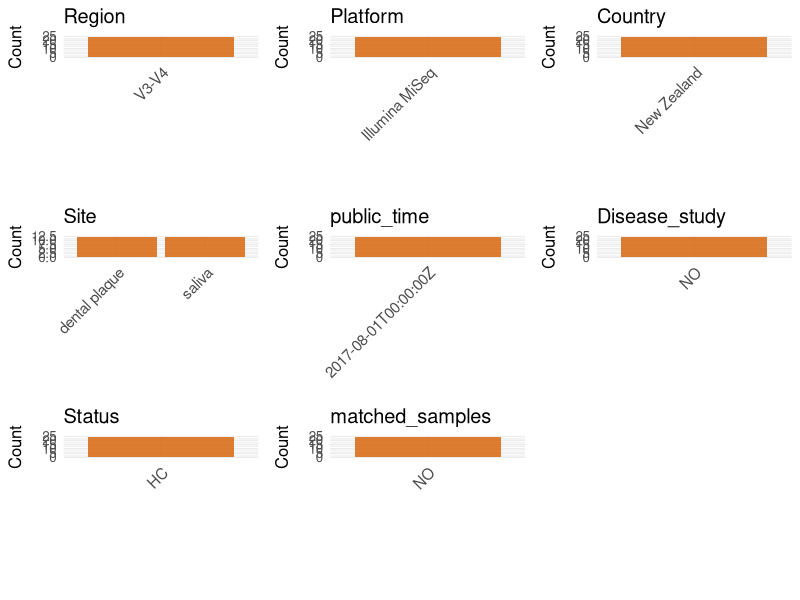

Reproduce this figure in R. (Note: this script raises an error after producing the figure.)
## ---- chunk 1
# Load necessary libraries
library(dplyr)
library(ggplot2)
library(cowplot)
library(readxl)

# Set working directory (update this path to your local directory)
setwd("/home/cjj/projects/collect_oral_data/global-oral-microbiome/data/tmp/PRJNA328521")

# table1 <- read_excel("CRA006039.xlsx")
# write.csv(table1, "CRA006039.csv", row.names = FALSE)

initial_meta<-read.csv("SraRunTable.csv",header = T)
colnames(initial_meta)
# 
# # initial_meta <- initial_meta[grepl("16s", initial_meta$sample_name, ignore.case = TRUE), ]
# initial_meta$BioProject = initial_meta$Project.accession
# initial_meta$Run = initial_meta$Accession
head(initial_meta , n=8)



# table1 <- read_excel("Table 1.XLSX",)
# table2 <- read_excel("Table 1.XLSX",)
# head(table1 , n=3)
# head(table2 , n=3)
# ESM <- ESM[,c(1,3,4)]
# colnames(ESM) <- c("subject_id","Age","Sex")
# initial_meta_cbind <- left_join(initial_meta,ESM,by="subject_id")
# table(initial_meta_cbind$Age,initial_meta_cbind$Sex)
# Display the first few rows of the metadata
# head(initial_meta_cbind)
## ---- chunk 2
# Create a uniform metadata dataframe
metadata <- data.frame(
  BioProject = initial_meta$BioProject,
  Run = initial_meta$Run,
  stringsAsFactors = FALSE
)
## ---- chunk 3
# Create a uniform metadata dataframe
metadata <- data.frame(
  BioProject = initial_meta$BioProject,
  Run = initial_meta$Run,
  sample_name = initial_meta$Sample.Name,
  Age = NA_character_,
  BMI = NA_character_,
  Sex= NA_character_,
  Region = "V3-V4",
  Platform = initial_meta$Instrument,
  Country = initial_meta$geo_loc_name_country,
  Site = initial_meta$host_tissue_sampled,
  public_time = initial_meta$ReleaseDate,
  Disease_study = 'NO',
  Status = 'HC',
  stringsAsFactors = FALSE
)
## ---- chunk 4
# Add information obtained from the publication
metadata_clean <- metadata
metadata_clean$PCR_primers <- "341F-806R"
metadata_clean$title <- "Evaluating the Impact of DNA Extraction Method on the Representation of Human Oral Bacterial and Fungal Communities"

metadata_clean$sample_name <- metadata$sample_name

# metadata_clean$Status <-  metadata$Status
metadata_clean$Status <- metadata$Status

metadata_clean$matched_samples <- "NO"
# metadata_clean$Sex <- ifelse(metadata_clean$Sex == "female", "F",
#                       ifelse(metadata_clean$Sex == "male", "M",metadata_clean$Sex))


# metadata_clean$Site <- ifelse(grepl("sal", metadata$Status), "saliva", "mucosa")


# Use cleaned dataset for subsequent analysis
metadata <- metadata_clean
## ---- chunk 5
# Check the number of unique runs and sample names
print(paste("Number of unique runs:", length(unique(metadata$Run))))
print(paste("Number of unique sample names:", length(unique(metadata$sample_name))))
## ---- chunk 6
# 加载必要的包
library(dplyr)
library(ggplot2)
library(cowplot)

# 1. 准备数据
plot_data <- metadata %>%
  select(
    -any_of(c("BioProject", "Run", "sample_name", "title","PCR_primers"))
  ) %>%
  select(where(~!all(is.na(.))))

# 2. 循环绘图
plots <- list()
for (col_name in names(plot_data)) {
  if (is.numeric(plot_data[[col_name]])) {
    p <- ggplot(plot_data, aes(x = .data[[col_name]])) +
      geom_histogram(bins = 20, fill = "#0072B2", alpha = 0.7, na.rm = TRUE) +
      labs(title = col_name, x = NULL) +
      theme_minimal(base_size = 16)
  } else {
    p <- plot_data %>%
      count(.data[[col_name]], sort = TRUE, name = "Count") %>%
      ggplot(aes(x = reorder(.data[[col_name]], -Count), y = Count)) +
      geom_col(fill = "#D55E00", alpha = 0.8) +
      labs(title = col_name, x = NULL, y = "Count") +
      theme_minimal(base_size = 12) +
      theme(axis.text.x = element_text(angle = 45, hjust = 1, size = 11))
  }
  plots[[col_name]] <- p
}

# 3. 【已修复】自动组合并动态调整尺寸后保存
if (length(plots) > 0) {
  
  # --- 这是你需要添加的关键部分 ---
  n_plots <- length(plots)
  n_cols <- 3 
  n_rows <- ceiling(n_plots / n_cols) 
  # 根据行数动态设置输出图片的高度 (例如，每行给4英寸)
  dynamic_height <- n_rows * 4 
  
  p_final <- plot_grid(plotlist = plots, ncol = n_cols, align = "hv")
  
  # 使用动态计算出的高度来保存图像
  ggsave("Metadata_Summary.png", plot = p_final, width = 12, height = dynamic_height, dpi = 150, bg = "white")
  
  print(paste("图像已生成, 动态高度为:", dynamic_height))
  
} else {
  print("没有可以绘制的列。")
}
## ---- chunk 7
knitr::include_graphics("Metadata_Summary.png")
## ---- chunk 8
# Reorder columns to match the desired format
metadata <- metadata[, c(
  "BioProject", "Run", "sample_name", "Age", "BMI", "Sex", 
  "Region", "Platform", "Country", "Site", "public_time", 
  "PCR_primers", "title", "Disease_study", "Status","matched_samples"
)]

# Export the uniform metadata to a CSV file
write.csv(metadata, file = "metadata.csv", quote = TRUE)
head(metadata)
## ---- chunk 9
# Reorder columns to match the desired format
metadata <- metadata[, c(
  "BioProject", "Run"
)]

# Export the uniform metadata to a CSV file
write.csv(metadata, file = "metadata.csv", quote = TRUE)
head(metadata)
